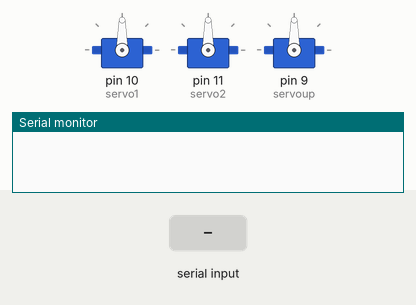
Recording of a sketch running on a simulated Arduino Uno, built with avr-gcc and run on an emulated ATmega328P. Shown: 3 × servo, the last lines printed to the serial monitor. Inputs (shaded band) come from the test bench.

Above: at 0.01 s.
At 1.3 s:
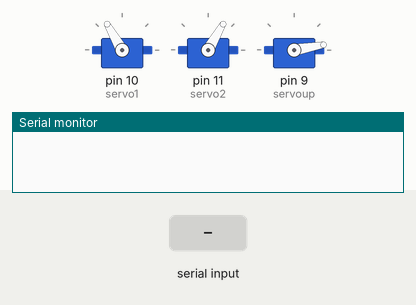
1.4 s: "R90\n" received over Serial
At 2.6 s:
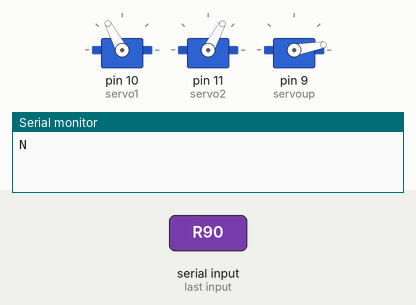
Timing chart, 0 to 4.4 s (numbered marks = the images above; inputs shaded):
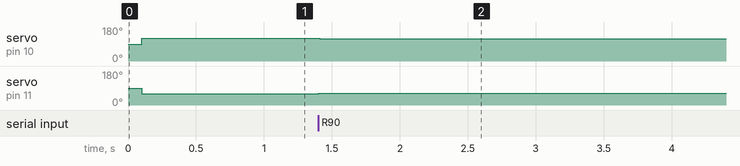

The sketch:

Drawing.ino
```cpp
/*
 * XY-Plotter / Drawing Bot  ファームウェア（日本語コメント版）
 * ============================================================
 *
 * 製品付属の公式版 Drawing.ino と「完全に同じ動作」をします。
 * 変更点は次の 2 つだけです。
 *   1. 日本語コメントの追加
 *   2. 同名で紛らわしかった 2 つの findangle() を
 *      lawOfCosinesDeg() / radToDeg() に改名
 * 計算式・定数・型・実行順序は一切変えていません。
 * 同一性は tools/equivalence_check/ のテストで検証済みです。
 *
 * ------------------------------------------------------------
 * 配線（詳細は docs-dev/manual/03-wiring.md）
 *   D9  : サーボ A  ペン昇降
 *   D10 : サーボ B  肩サーボ 1（servo1）
 *   D11 : サーボ C  肩サーボ 2（servo2）
 *   D0/D1 : HC-06 Bluetooth（9600bps）※書き込み時は必ず抜くこと
 *
 * 通信プロトコル（詳細は docs-dev/manual/06-serial-protocol.md）
 *   受信 : "X,Y,P,R"   X,Y = 0.2mm 単位の座標 / P = 0:ペン上げ 1:ペン下げ
 *                      'R' が来た時点で 1 コマンド確定
 *   送信 : "N"         1 コマンド完了の通知（アプリはこれを待って次を送る）
 * ------------------------------------------------------------
 */

#include <Servo.h>

Servo servo1;   // 肩サーボ 1（D10 / 公式配線図の B）
Servo servo2;   // 肩サーボ 2（D11 / 公式配線図の C）
Servo servoup;  // ペン昇降サーボ（D9 / 公式配線図の A）

// ---- 受信コマンドの解析用 ----
boolean stringComplete = false;  // 'R' を受信して 1 コマンド揃ったか
String inputString;              // 受信中のコマンド文字列
double rotate1;                  // 受信した X（0.2mm 単位）
double rotate2;                  // 受信した Y（0.2mm 単位）
int updown;                      // 受信したペン状態（0=上げ / 1=下げ）

// ---- サーボ補間用 ----
double servo1Langle;   // servo1 の現在角（Last angle）
double servo2Langle;   // servo2 の現在角
double s1diff;         // 目標角までの差分
double s2diff;
double s1step;         // 1 ステップあたりの角度増分
double s2step;
int msdelay = 3;       // 1 ステップごとの待ち時間[ms]。大きい=遅く滑らか

// ---- 文字列分割用 ----
String Splitstr;
int findcomma;
int previouscomma;

int divby = 50;        // 受信値 → cm への換算。1 単位 = 1/50 cm = 0.2mm

int pos;               // 補間ループのカウンタ
int penpos;            // 現在のペン状態（0=上げ / 1=下げ）

// ---- 機体寸法（単位 cm）。実測とズレる場合はここを校正する ----
float baselen = 4.5;   // 肩どうしの距離        45mm
float arm1len = 3.0;   // 上腕（肩→肘）         30mm
float arm2len = 6.0;   // 前腕（肘→ペン先）     60mm
float selx;            // 目標ペン位置 X（肩1を原点とする cm）
float sely;            // 目標ペン位置 Y
float pi = 3.14159;

float baslenmid = baselen / 2;  // 2.25 : X 原点は肩間の中央
float topstart = 3;             // 3.0  : Y 原点は肩の 30mm 上
float arm3lens1;                // 肩1 → ペン先 の直線距離
float arm3lens2;                // 肩2 → ペン先 の直線距離

float S1angle;   // 上腕と「肩→ペン先」の成す角
float S2angle;

float C1angle;   // ベースラインと「肩→ペン先」の成す角
float C2angle;

float S1Totangle;  // 上腕の絶対角（= S1angle + C1angle）
float S2Totangle;

// サーボ角度の固定オフセット。
// 「サーボが初期位置のときホーンが水平」という前提で決め打ちされている。
// 組み立て手順 ⑫ でホーンを水平に取り付けるのはこのため。
float initialangle = 60;

void setup() {
    servo1.attach(10);
    servo2.attach(11);
    servoup.attach(9);
    delay(100);

    // 初期姿勢へ。これが座標 (X=0, Y=0) 付近に対応する。
    servo1Langle = 120;
    servo2Langle = 60;
    servo1.write(servo1Langle);
    servo2.write(servo2Langle);
    servoup.write(10);     // 10 度 = ペン上げ
    //servoup.write(110);  // 110 度 = ペン下げ
    penpos = 0;

    Serial.begin(9600);
}

void loop() {
    if (stringComplete == true) {
        // ---- "X,Y,P" をカンマで 3 分割する ----
        findcomma = 0;
        previouscomma = 0;
        findcomma = inputString.indexOf(",", findcomma);
        if (findcomma > 0) {
            Splitstr = inputString.substring(0, findcomma);
            rotate1 = Splitstr.toDouble();
        }
        previouscomma = findcomma + 1;
        inputString = inputString.substring(previouscomma);

        findcomma = 0;
        findcomma = inputString.indexOf(",", findcomma);
        if (findcomma > 0) {
            Splitstr = inputString.substring(0, findcomma);
            rotate2 = Splitstr.toDouble();
        }

        previouscomma = findcomma + 1;
        inputString = inputString.substring(previouscomma);

        findcomma = 0;
        findcomma = inputString.indexOf(",", findcomma);
        if (findcomma > 0) {
            Splitstr = inputString.substring(0, findcomma);
            updown = Splitstr.toInt();
        }

        // ---- 受信値を cm に変換して逆運動学を解く ----
        selx = (rotate1 / divby) + baslenmid;
        sely = (rotate2 / divby) + topstart;
        anglecalc();
        S1Totangle = S1Totangle - initialangle;
        S2Totangle = 180 - (S2Totangle - initialangle);  // servo2 は左右対称なので反転

        // ---- サーボの可動範囲内なら移動する ----
        if (S1Totangle >= 0 and S1Totangle <= 180) {
            if (S2Totangle >= 0 and S2Totangle <= 180) {
                s1diff = servo1Langle - S1Totangle;
                s2diff = servo2Langle - S2Totangle;

                if (abs(s1diff) > abs(s2diff)) {
                    // servo1 の移動量が大きい → servo1 を 1 度刻み、servo2 を比例配分
                    s1step = s1diff / abs(s1diff);
                    s2step = s2diff / abs(s1diff);
                    for (pos = 0; pos <= abs(s1diff); pos += 1) {
                        servo1Langle = servo1Langle - s1step;
                        servo2Langle = servo2Langle - s2step;
                        servo1.write(servo1Langle);
                        servo2.write(servo2Langle);
                        delay(msdelay);
                    }
                    servo1.write(S1Totangle);
                    servo2.write(S2Totangle);
                }
                else if (abs(s2diff) > 0) {
                    // servo2 の移動量が大きい → servo2 を 1 度刻み、servo1 を比例配分
                    s1step = s1diff / abs(s2diff);
                    s2step = s2diff / abs(s2diff);
                    for (pos = 0; pos <= abs(s2diff); pos += 1) {
                        servo1Langle = servo1Langle - s1step;
                        servo2Langle = servo2Langle - s2step;
                        servo1.write(servo1Langle);
                        servo2.write(servo2Langle);
                        delay(msdelay);
                    }
                    servo1.write(S1Totangle);
                    servo2.write(S2Totangle);
                }

                servo1Langle = S1Totangle;
                servo2Langle = S2Totangle;

                if (updown != penpos) {
                    penpos = updown;
                    penupdown();
                }
            }
        }
        else {
            // 到達不能な座標。安全のためペンを上げるだけで何もしない。
            if (penpos == 1) {
                penpos = 0;
                penupdown();
            }
        }

        Serial.print("N");        // 完了通知。アプリはこれを見て次の点を送る
        inputString = "";
        stringComplete = false;
    }
}

// ペンの上げ下げ。急に動かすと機体が揺れるので 1 度ずつ動かす。
void penupdown()
{
    if (penpos == 1) {
        for (pos = 10; pos <= 110; pos += 1) {   // 上げ → 下げ
            servoup.write(pos);
            delay(msdelay);
        }
    }
    else {
        for (pos = 110; pos > 10 ; pos -= 1) {   // 下げ → 上げ
            servoup.write(pos);
            delay(msdelay);
        }
    }
}

// 目標座標 (selx, sely) から 2 つの上腕の絶対角を求める（逆運動学）
void anglecalc()
{
    // 肩からペン先までの直線距離
    arm3lens1 = sqrt((pow((selx - 0), 2)) + (pow((sely - 0), 2)));
    arm3lens2 = sqrt((pow((selx - baselen), 2)) + (pow((sely - 0), 2)));

    // 三角形（上腕, 肩→ペン先, 前腕）から、上腕と肩→ペン先の成す角
    S1angle = lawOfCosinesDeg(arm1len, arm3lens1, arm2len);
    S2angle = lawOfCosinesDeg(arm1len, arm3lens2, arm2len);

    // 三角形（肩間, 肩→ペン先, 反対の肩→ペン先）から、ベースラインとの成す角
    C1angle = lawOfCosinesDeg(baselen, arm3lens1, arm3lens2);
    C2angle = lawOfCosinesDeg(baselen, arm3lens2, arm3lens1);

    // 両者を足すと、上腕がベースラインとなす絶対角になる
    S1Totangle = round((S1angle + C1angle) * 100) / 100.00;
    S2Totangle = round((S2angle + C2angle) * 100) / 100.00;
}

// 余弦定理。辺 opp と辺 adj が成す角を「度」で返す（対辺が hyp）。
// 到達不能な座標では acos の引数が ±1 を超え NaN になるが、
// 呼び出し側の 0〜180 度チェックで弾かれるため安全側に倒れる。
float lawOfCosinesDeg(float opp, float adj, float hyp)
{
    float Scal;
    float Scal2;
    Scal2 = (pow(opp, 2) + pow(adj, 2) - pow(hyp, 2)) / (2.0 * opp * adj);
    Scal = acos(Scal2);
    Scal = radToDeg(Scal);
    return Scal;
}

// ラジアン → 度
float radToDeg(float radians)
{
    float degree;
    degree = radians * (180 / pi);
    return degree;
}

// Arduino が loop() の後に自動で呼ぶ。'R' が来るまで文字を溜める。
void serialEvent() {
    while (Serial.available()) {
        char inChar = (char)Serial.read();
        if (inChar == 'R') {
            stringComplete = true;
        }
        else {
            inputString += inChar;
        }
    }
}
```

Measured:
- after the input at 1.4 s, servo on pin 10 (servo1): 120° → 118° at once; servo on pin 11 (servo2): 60° → 61° at once
